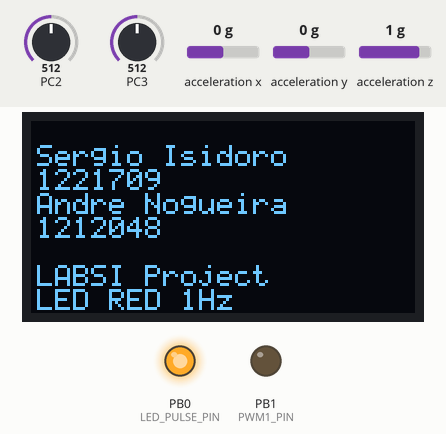
Recording of a program running on a simulated ATmega328P, built with avr-gcc and emulated at 8 MHz. Parts: 128×64 one-colour display, output pins drawn as LEDs (lit = HIGH). Wiring (inferred from the names in the program): SSD1306 OLED at I2C address 0x3C; MPU-6050 motion sensor at I2C address 0x68. Dashed ring = blinking. Inputs (shaded band) come from the test bench; at power-on: PC2 = 512, PC3 = 512, acceleration x 0 g, acceleration y 0 g, acceleration z 1 g. What the program prints to the serial monitor is not drawn.

Above: at 1.2 s.
1.3 s: PC2 set to 118
At 1.85 s:
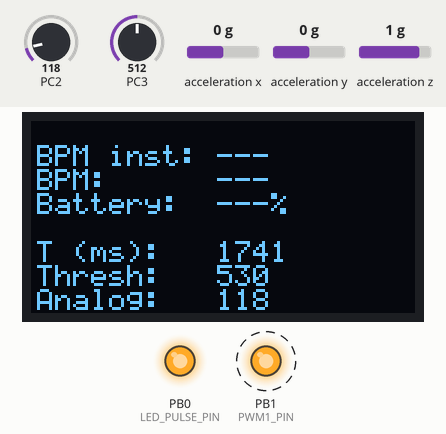
3.5 s: PC2 set to 30
At 3.86 s:
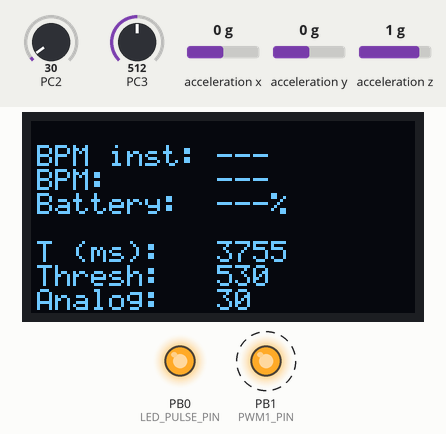
5.1 s: PC2 set to 306
At 7.76 s:
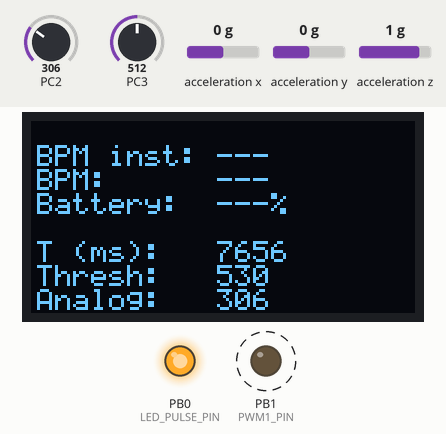
Timing chart, 0 to 17.1 s (numbered marks = the images above; inputs shaded):
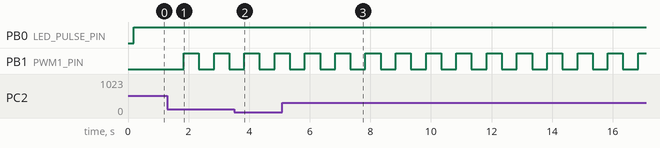

The program:

main.c
```c
/*
 *	MAIN.c
 *
 * Sergio Isidoro - 1221709
 * Andre Nogueira - 1221709
 *
 * CHIP: Atmega328p 8MHz
 * BAUD 76800
*/

#define F_CPU 8000000UL

#include <inttypes.h>
#include <avr/io.h>
#include <avr/interrupt.h>
#include <stdio.h>
#include <stdlib.h>
#include <avr/pgmspace.h>
#include <util/delay.h>
#include <math.h>

#include "Adds/ADC.h"
#include "Adds/I2C.h"
#include "Adds/IO.h"
#include "Adds/OLED.h"
#include "Adds/TIMER0.h"
#include "Adds/TIMER1.h"
#include "Adds/TIMER2.h"
#include "Adds/UART.h"

static char buf_oled[50];
static char buf_UART[120];
volatile uint8_t start_OLED = 0;
float battery_perc = 0.0, voltage = 0.0;

#define MPU6050_ADDR 0x68														// Endereço I2C do MPU6050 (7 bits)
#define ACCEL_XOUT_H 0x3B														// Registro de início para leitura do acelerômetro
#define PWR_MGMT_1 0x6B															// Registro para configuração do power management

#define ACCEL_CHANGE_THRESHOLD 1.2												// Limiar de mudança rápida (em g)

void MPU6050_init(void) {
	I2C_start();																// Inicia envio de comandos para configurar o MPU6050 no modo normal
	I2C_write(MPU6050_ADDR << 1);												// Envia o endereço do sensor no barramento I2C
	I2C_write(PWR_MGMT_1);														// Endereço do registrador de gerenciamento de energia
	I2C_write(0x00);															// Configura o sensor para o modo ativo (normal)
	I2C_stop();
}

void detect_fall(void) {
	static float last_a_result = 1.0;											// Último valor suavizado do vetor resultante

	uint8_t high, low;
	int16_t raw_ax, raw_ay, raw_az;
	float ax, ay, az, a_result;

	// Lê os valores brutos de aceleração
	I2C_start();
	I2C_write(MPU6050_ADDR << 1);
	I2C_write(ACCEL_XOUT_H);
	I2C_stop();

	I2C_start();
	I2C_write((MPU6050_ADDR << 1) | 0x01);
	high = I2C_read_ack();													// Lê byte alto do eixo X
	low = I2C_read_ack();													// Lê byte baixo do eixo X
	raw_ax = (high << 8) | low;

	high = I2C_read_ack();													// Lê byte alto do eixo Y
	low = I2C_read_ack();													// Lê byte baixo do eixo Y
	raw_ay = (high << 8) | low;

	high = I2C_read_ack();													// Lê byte alto do eixo Z
	low = I2C_read_nack();													// Lê byte baixo do eixo Z (última leitura)
	raw_az = (high << 8) | low;
	I2C_stop();

	// Converte os valores para unidades de gravidade (g)
	ax = raw_ax / 16384.0;
	ay = raw_ay / 16384.0;
	az = raw_az / 16384.0;

	// Calcula o vetor resultante da aceleração
	a_result = sqrt(ax * ax + ay * ay + az * az);

	// Se mudanças brutas indicando possível queda e define o sinalizador de queda
	if (fabs(a_result - last_a_result) > ACCEL_CHANGE_THRESHOLD) fall = 1;

	// Atualiza o último valor resultante
	last_a_result = a_result;
}

float battery_percentage() {
	uint16_t adc_value = ADC_read(3);											// Lê o valor ADC do pino 3
	voltage = (adc_value * 3.3) / 1023.0;									// Converte o valor ADC para tensão

	if (voltage > 3.0) voltage = 3.0;											// Limita o valor da tensão para a faixa operacional da bateria
	if (voltage < 2.4) voltage = 2.4;											// Limita o valor da tensão para a faixa operacional da bateria

	return ((voltage - 2.4) / (3.0 - 2.4)) * 100.0;								// Calcula a porcentagem da bateria com base na tensão
}

//-------------------------------------------------------------------------------------------------- MAIN
int main() {
	ADC_init();
	I2C_init();
	IO_init();
	oled_init();
	TIMER0_init();
	TIMER1_init();
	TIMER2_init();
	UART_init();
	MPU6050_init();
	sei();

	PWM2_DDR &= ~(1 << PWM2_PIN);												// Configura o pino do PWM como entrada inicialmente (desabilita o PWM)

	OCR1A = ICR1 / 2;															// Define o duty cycle inicial para 50% do período (ICR1 / 2)

	while (1) {

		//------------------------------------------------------------------------------------------------------------------ FALL

		detect_fall();															// Detecta quedas ou eventos específicos usando a função detect_fall()


		//------------------------------------------------------------------------------------------------------------------ Battery

		if (update_batt == 1) {													// Atualiza o estado da bateria, se necessário
			battery_perc = battery_percentage();								// Calcula a porcentagem da bateria
			update_batt = 0;
		}

		//------------------------------------------------------------------------------------------------------------------ UART

		if (update_UART == 1 && uart_status > 0) {																				// Envia dados via UART para comunicação com o servidor ThingSpeak
			if (uart_status == 1) {																								// Inicia conexão SSL com o servidor
				sprintf(buf_UART, "AT+CIPSTART=\"SSL\",\"api.thingspeak.com\",443\r\n");
				UART_send_string(buf_UART);
			} else if (uart_status == 2 && BPM < 100.0) {																		// Envia comando para transmitir dado com comprimento 74
				sprintf(buf_UART, "AT+CIPSEND=74\r\n");
				UART_send_string(buf_UART);
			} else if (uart_status == 2 && BPM >= 100.0) {																		// Envia comando para transmitir dado com comprimento 75
				sprintf(buf_UART, "AT+CIPSEND=75\r\n");
				UART_send_string(buf_UART);
			} else if (uart_status == 3) {																						// Envia a requisição GET para atualizar o campo no ThingSpeak com o valor de BPM
				sprintf(buf_UART, "GET https://api.thingspeak.com/update?api_key=N0GS7H87SQD4IBUS&field1=%d\r\n", (int)BPM);
				UART_send_string(buf_UART);
			}
			update_UART = 0;
		}

		//------------------------------------------------------------------------------------------------------------------ OLED

		if (update_OLED == 1) {													// Verifica flag de atualização de 1ms
			if (start_OLED == 0) {												// Inicializa a tela OLED com mensagens padrão
				oled_set_cursor(1, 2); oled_print("Sergio Isidoro");
				oled_set_cursor(2, 2); oled_print("1221709");
				oled_set_cursor(3, 2); oled_print("Andre Nogueira");
				oled_set_cursor(4, 2); oled_print("1212048");
				oled_set_cursor(6, 2); oled_print("LABSI Project");
				oled_set_cursor(7, 2); oled_print("LED RED 1Hz");
				_delay_ms(1000);
				oled_clear();
				oled_set_cursor(1, 2); oled_print("BPM inst: ---");
				oled_set_cursor(2, 2); oled_print("BPM:      ---");
				oled_set_cursor(3, 2); oled_print("Battery:  ---%");
				start_OLED = 1;													// Marca como inicializado
			}

			if (BPM >= 30.0 && BPM <= 240.0) {									// Mostra o valor instantâneo de BPM se estiver no intervalo válido
				sprintf(buf_oled, "BPM inst: %d", (int)BPM);
				oled_set_cursor(1, 2);
				oled_print(buf_oled);
			}

			if (fall == 1) {													// Mostra alertas na tela e habilita/desabilita o PWM baseado em condições
				PWM2_DDR |= (1 << PWM2_PIN);									// Ativa o PWM
				oled_set_cursor(0, 2); oled_print("FALL");
			} else if (BPM >= 180.0) {
				PWM2_DDR |= (1 << PWM2_PIN);									// Ativa o PWM
				oled_set_cursor(0, 2); oled_print("HIGH FREQ");
			} else {
				PWM2_DDR &= ~(1 << PWM2_PIN);									// Desativa o PWM
				oled_set_cursor(0, 2); oled_print(" ");
			}

			if (average_min > 0) {												// Mostra a média de BPM por minuto
				sprintf(buf_oled, "BPM:      %d ", (int)average_min);
				oled_set_cursor(2, 2); oled_print(buf_oled);
			}

			if ((int)battery_perc > 0) {										// Mostra a média de BPM por minuto
				sprintf(buf_oled, "Battery:  %d%%", (int)battery_perc);			// Atualiza a percentagem de bateria e outras informações
				oled_set_cursor(3, 2); oled_print(buf_oled);
			}

			sprintf(buf_oled, "T (ms):   %u", (int)time_count);					// Mostra o tempo atual em ms
			oled_set_cursor(5, 2); oled_print(buf_oled);

			sprintf(buf_oled, "Thresh:   %d", thresh);							// Mostra o valor atual da mediana calculada
			oled_set_cursor(6, 2); oled_print(buf_oled);

			sprintf(buf_oled, "Analog:   %d", adc_value);				// Mostra o valor atual lido do ADC
			oled_set_cursor(7, 2); oled_print(buf_oled);

			update_OLED = 0;													// Reseta a flag de atualização do OLED
		}

	}
}
```

ADC.c
```c
/*
 * ADC.c
 *
 * Sergio Isidoro - 1221709
 * Andre Nogueira - 1221709
 *
 * CHIP: Atmega328p 8MHz
 */

#include "adc.h"

void ADC_init(void) {
	ADCSRA = (1 << ADEN) | (1 << ADPS2) | (1 << ADPS1);	// Habilita o ADC e configura o prescaler para 64
}

uint16_t ADC_read(uint8_t canal) {
	canal &= 0x07;										// Limita o canal para valores válidos (0 a 7) embora 6 e 7 nao tem no dip atmega328p
	ADMUX = (ADMUX & 0xF8) | canal;						// Seleciona o canal no ADMUX, preservando as outras configurações
	ADCSRA |= (1 << ADSC);								// Inicia a conversão
	while (ADCSRA & (1 << ADSC));						// Aguarda o término da conversão
	return ADC;											// Retorna o valor convertido
}
```

ADC.h
```c
/*
 * ADC.h
 *
 * Sergio Isidoro - 1221709
 * Andre Nogueira - 1221709
 *
 * CHIP: Atmega328p 8MHz
 */


#ifndef ADC_H
#define ADC_H

#include <avr/io.h>

void ADC_init(void);					// Inicializa o módulo ADC
uint16_t ADC_read(uint8_t canal);		// Lê o valor do ADC de um canal especificado

#endif
```

I2C.c
```c
/*
 * I2C.c
 *
 * Sergio Isidoro - 1221709
 * Andre Nogueira - 1221709
 *
 * CHIP: Atmega328p 8MHz
 */

#include "I2C.h"

void I2C_init(void) {									// Inicializa o barramento I2C/TWI
	TWSR = 0x00;										// Define o prescaler para 1
	TWBR = ((F_CPU / 400000UL) - 16) / 2;				// Configura o registrador TWBR para obter SCL = 400kHz
	TWCR = (1 << TWEN);									// Habilita o módulo TWI/I2C
}

void I2C_start(void) {									// Gera uma condição de START no barramento I2C
	TWCR = (1 << TWSTA) | (1 << TWEN) | (1 << TWINT);	// Gera START, habilita TWI e limpa a flag TWINT
	while (!(TWCR & (1 << TWINT)));						// Aguarda a conclusão do START
}

void I2C_stop(void) {									// Gera uma condição de STOP no barramento I2C
	TWCR = (1 << TWSTO) | (1 << TWEN) | (1 << TWINT);   // Gera STOP, habilita TWI e limpa a flag TWINT
}

void I2C_write(uint8_t data) {							// Escreve um byte no barramento I2C
	TWDR = data;										// Carrega o dado no registrador de dados TWI
	TWCR = (1 << TWINT) | (1 << TWEN);					// Inicia a transmissão e limpa a flag TWINT
	while (!(TWCR & (1 << TWINT)));						// Aguarda a conclusão da transmissão
}

uint8_t I2C_read_ack(void) {							// Lê um byte do barramento I2C e envia um ACK (confirmação)
	TWCR = (1 << TWINT) | (1 << TWEN) | (1 << TWEA);	// Habilita a leitura, limpa a flag TWINT e configura para enviar ACK
	while (!(TWCR & (1 << TWINT)));						// Aguarda a conclusão da leitura
	return TWDR;										// Retorna o dado recebido
}

uint8_t I2C_read_nack(void) {							// Lê um byte do barramento I2C e envia um NACK (não confirmação)
	TWCR = (1 << TWINT) | (1 << TWEN);					// Habilita a leitura, limpa a flag TWINT e configura para enviar NACK
	while (!(TWCR & (1 << TWINT)));						// Aguarda a conclusão da leitura
	return TWDR;										// Retorna o dado recebido
}
```

I2C.h
```c
/*
 * I2C.h
 *
 * Sergio Isidoro - 1221709
 * Andre Nogueira - 1221709
 *
 * CHIP: Atmega328p 8MHz
*/

#ifndef I2C_H
#define I2C_H
#define F_CPU 8000000UL

#include <avr/io.h>

void I2C_init(void);			// Inicializa o módulo I2C (TWI)
void I2C_start(void);			// Envia condição de start no barramento I2C
void I2C_stop(void);			// Envia condição de stop no barramento I2C
void I2C_write(uint8_t data);	// Escreve um byte de dados no barramento I2C
uint8_t I2C_read_ack(void);		// Lê um byte do barramento I2C e envia ACK
uint8_t I2C_read_nack(void);	// Lê um byte do barramento I2C e envia NACK

#endif
```

IO.c
```c
/*
 * IO.c
 *
 * Sergio Isidoro - 1221709
 * Andre Nogueira - 1221709
 *
 * CHIP: Atmega328p 8MHz
 */

#include "IO.h"

void IO_init() {

	PWM1_DDR |= (1 << PWM1_PIN);				// Configura o pino como saída
	PWM2_DDR |= (1 << PWM2_PIN);				// Configura o pino como saída
	LED_PULSE_DDR |= (1 << LED_PULSE_PIN);		// Configura o pino como saída
}

void LED_ON() {
	LED_PULSE_PORT &= ~(1 << LED_PULSE_PIN);	// Liga o LED
}

void LED_OFF() {
	LED_PULSE_PORT |= (1 << LED_PULSE_PIN);		// Desliga o LED
}
```

IO.h
```c
/*
 * IO.h
 *
 * Sergio Isidoro - 1221709
 * Andre Nogueira - 1221709
 *
 * CHIP: Atmega328p 8MHz
 */

#ifndef IO_H
#define IO_H

#include <avr/io.h>

#define PWM1_DDR DDRB
#define PWM1_PIN PB1
#define PWM2_DDR DDRD
#define PWM2_PIN PD3
#define LED_PULSE_DDR DDRB
#define LED_PULSE_PORT PORTB
#define LED_PULSE_PIN PB0

void IO_init(void);				// Inicialização de I/O
void LED_ON(void);				// Altera a porta do LED para  0 
void LED_OFF(void);				// Altera a porta do LED para  1 

#endif
```

OLED.h
```c
/*
 * OLED.h
 *
 * Sergio Isidoro - 1221709
 * Andre Nogueira - 1221709
 *
 * CHIP: Atmega328p 8MHz
 */


#ifndef OLED_H
#define OLED_H

#include <avr/io.h>
#include <avr/pgmspace.h>
#include "I2C.h"								// Necessário para usar funções de I2C

#define OLED_ADDRESS 0x3C						// Endereço padrão do OLED

void oled_command(uint8_t cmd);					// Função para enviar um comando ao OLED
void oled_data(uint8_t data);					// Função para enviar um dado ao OLED
void oled_clear(void);							// Limpa a tela do OLED
void oled_init(void);							// Inicializa o OLED
void oled_set_cursor(uint8_t row, uint8_t col);	// Define o cursor (linha e coluna)
extern const uint8_t font5x7[][5];				// Fonte de 5x7 pixels (declarada como constante em PROGMEM)
void oled_print(char* str);						// Função para enviar string

#endif
```

TIMER0.c
```c
/*
 * TIMER0.c
 *
 * Sergio Isidoro - 1221709
 * Andre Nogueira - 1221709
 *
 * CHIP: Atmega328p 8MHz
 */

#include "TIMER0.h"
#include "ADC.h"
#include "IO.h"

float time_count = 0.0, ts = 0.0, PERIOD = 0.0, IBI = 600.0, average_seg = 0.0, average_min = 0.0, BPM = 0.0;
volatile uint16_t adc_samples[NUM_SAMPLES] = {0};
volatile uint16_t adc_value = 0, Hsignal = 512, Lsignal = 512, thresh = 530, amp = 0, signal = 0;
volatile uint8_t update_UART = 0, uart_status = 0, update_OLED = 0, update_batt = 0, sample_index = 0, fall = 0, beat_state = 1;
volatile bool firstBeat = true, secondBeat = false, Pulse = false;


uint16_t filtro_media_movel(uint16_t novo_valor) {
	adc_samples[sample_index] = novo_valor;									// Adiciona o novo valor ao buffer circular
	sample_index = (sample_index + 1) % NUM_SAMPLES;						// Atualiza o índice circular

	uint16_t soma = 0;														// Inicializa a soma das amostras
	for (uint8_t i = 0; i < NUM_SAMPLES; i++) {
		soma += adc_samples[i];												// Soma todos os valores no buffer
	}

	return (soma / NUM_SAMPLES);											// Retorna a média
}

void calculate_heart_beat(int adc_value) {
	signal = adc_value;
	PERIOD = time_count - ts;

	if (signal < thresh && PERIOD > (IBI / 4) * 3) {						// Evita ruído dicrótico
		if (signal < Lsignal) Lsignal = signal;								// Atualiza o menor valor do sinal
	}

	if (signal > thresh && signal > Hsignal) Hsignal = signal;				// Atualiza o maior valor do sinal

	if (PERIOD >= 240.0) {													// Evita ruído de alta frequência
		if ((signal > thresh) && (!Pulse) && (PERIOD > (IBI / 4) * 3)) {
			Pulse = true;													// Detecta batimento
			IBI = time_count - ts;											// Calcula o intervalo entre batimentos
			ts = time_count;												// Atualiza o tempo inicial

			if (secondBeat) {												// Se for o segundo batimento
				secondBeat = false;
				firstBeat = true;
				BPM = (60000.0 / IBI);											// Calcula BPM
				LED_ON();													// Acende o LED
			}

			if (firstBeat) {												// Se for o primeiro batimento
				firstBeat = false;
				secondBeat = true;
			}
		}
	}

	if (signal < thresh && Pulse) {											// Finaliza o batimento
		Pulse = false;														// Reseta o estado do pulso
		amp = Hsignal - Lsignal;											// Calcula amplitude do sinal
		thresh = amp / 2 + Lsignal;											// Ajusta o limiar
		Hsignal = thresh;
		Lsignal = thresh;
	}

	if (PERIOD > 2000.0) {													// Se mais de 2 segundos sem batimento reset
		thresh = 530;
		Hsignal = 512;
		Lsignal = 512;
		ts = time_count;
		firstBeat = true;
		secondBeat = false;
	}
}

void TIMER0_init(void) {
	TCCR0A = (1 << WGM01);													// Modo CTC
	TCCR0B = (1 << CS01) | (1 << CS00);										// Prescaler 64
	OCR0A = 124;															// Valor para 1ms
	TIMSK0 = (1 << OCIE0A);													// Habilita interrupção de comparação
}

ISR(TIMER0_COMPA_vect) {
	time_count += 1;														// Incrementa o tempo
	update_OLED = 1;														// Atualiza o OLED

	if (beat_state == 3) beat_state = 1;
	if (beat_state == 2){
		calculate_heart_beat(adc_value);
		beat_state = 3;
	}
	if (beat_state == 1){
		adc_value = filtro_media_movel(ADC_read(SENSOR_BPM));
		beat_state = 2;
	}

	if ((int)time_count % 100 == 0) LED_OFF();								// Desliga o LED a cada 100ms
	if ((int)time_count % 1000 == 0) {										// A cada 1 segundo
		average_seg += BPM;
		update_batt = 1;
		fall = 0;
	}
	if ((int)time_count % 7500 == 0) {										// A cada 7,5 segundos 4x7,5= 30s
		update_UART = 1;
		uart_status++;
		if (uart_status > 3) uart_status = 1;
	}
	if (time_count > 60000.0) {												// A cada 60 segundos
		average_min = average_seg / 60;
		average_seg = 0.0;
		time_count = 0.0;
		ts = 0.0;
	}


}
```

TIMER0.h
```c
/*
 * TIMER0.h
 *
 * Sergio Isidoro - 1221709
 * Andre Nogueira - 1221709
 *
 * CHIP: Atmega328p 8MHz
 */


#ifndef TIMER0_H
#define TIMER0_H

#include <avr/io.h>
#include <avr/interrupt.h>
#include <stdbool.h>

#define NUM_SAMPLES 10											// Número de amostras para a média móvel
#define SENSOR_BPM 2

float time_count, ts, PERIOD, IBI, average_seg, average_min, BPM;
volatile uint16_t adc_samples[NUM_SAMPLES];
volatile uint16_t adc_value, Hsignal, Lsignal, thresh, amp, signal;
volatile uint8_t update_UART, uart_status, update_OLED, update_batt, sample_index, fall, beat_state;
volatile bool firstBeat, secondBeat, Pulse, QS;

void TIMER0_init(void);											// Função de inicialização do Timer0
uint16_t filtro_media_movel(uint16_t novo_valor);				// Função filtragem do sinal
void calculate_heart_beat(int adc_value);						// Função deteta beats

#endif
```

TIMER1.c
```c
/*
 * TIMER1.c
 *
 * Sergio Isidoro - 1221709
 * Andre Nogueira - 1221709
 *
 * CHIP: Atmega328p 8MHz
 */

#include "TIMER1.h"

void TIMER1_init(void) {
	TCCR1A = (1 << COM1A1);					// PWM, Phase and Frequency Correct, ICR1 e Saída no OC1A não invertido (PB3)
	TCCR1B = (1 << WGM13) | (1 << CS12);	// Modo PWM e prescaler de 256
	ICR1 = 15625;							// Valor para duty cycle de 100% (1Hz = 8MHz / (2 * 256 * ICR1))	// Para	60 BPM  // 1Hz

	// Exemplos de outros valores de frequência:
	// ICR1 = 3906;  // Para 240 BPM
	// ICR1 = 7813;  // Para 120 BPM
	// ICR1 = 31250; // Para 30 BPM
}
```

Source omitted: OLED.c (8832 bytes), TIMER1.h (236 bytes), TIMER2.c (384 bytes), TIMER2.h (280 bytes), UART.c (937 bytes), UART.h (605 bytes)

Measured:
- by itself, PB1 (PWM1_PIN): alternates HIGH for 0.50 s and LOW for 0.50 s
